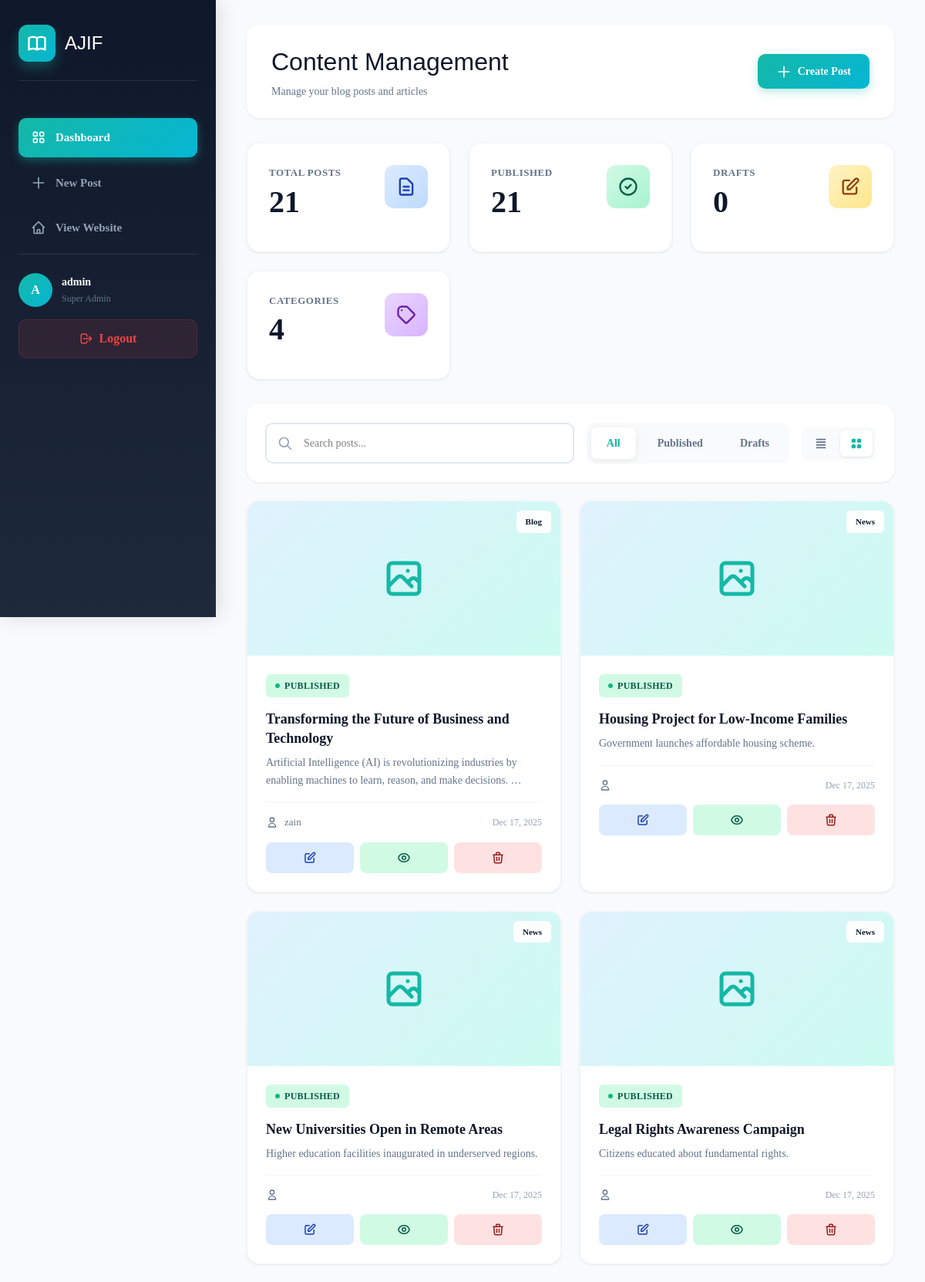
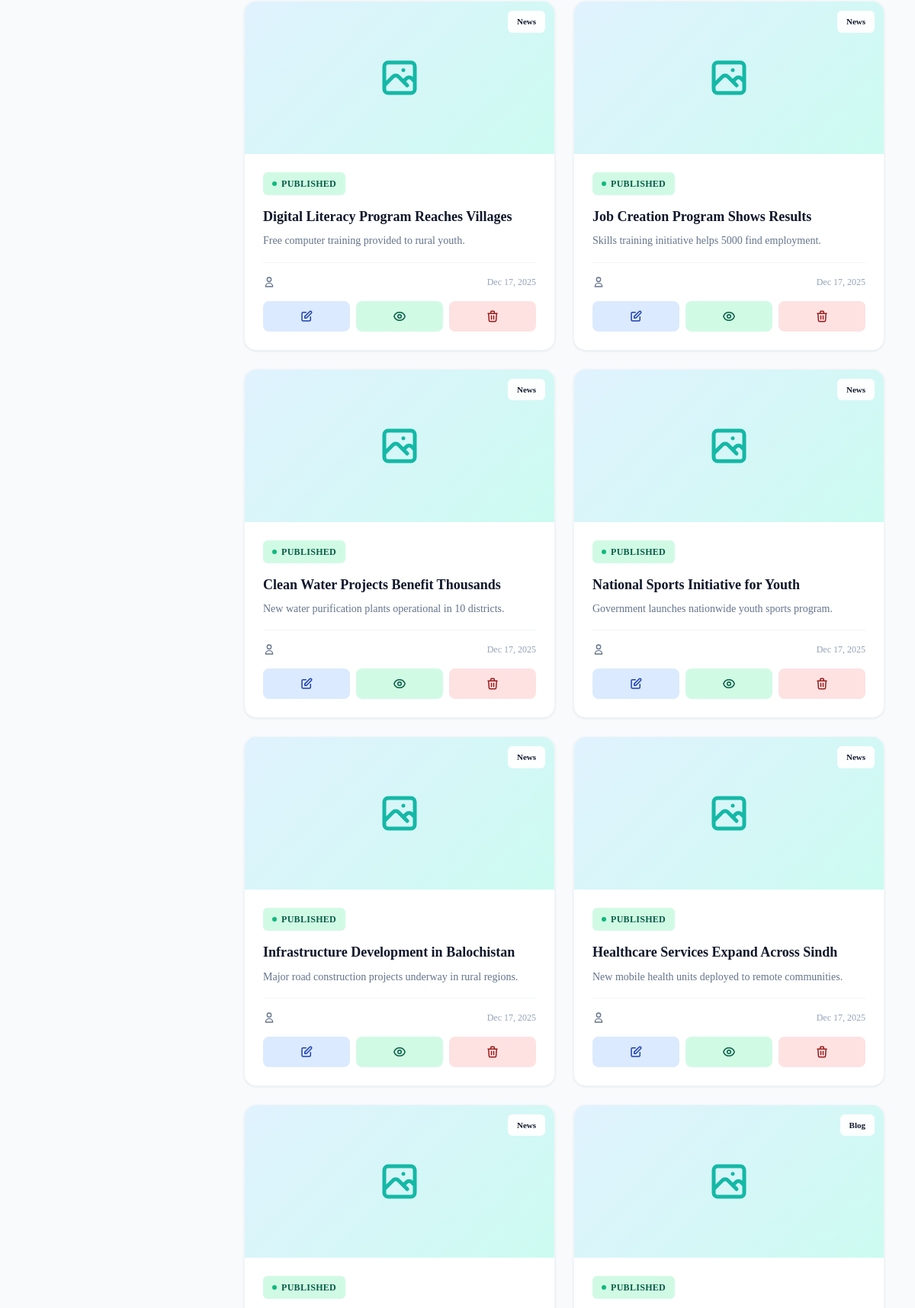
The page /blog-management/ (signed in, upper part) on the database its author committed (2 pictures, top to bottom).
### main/models.py (models this page shows, shortened)
class BlogPost(models.Model):
    STATUS_CHOICES = [
        ('draft', 'Draft'),
        ('published', 'Published'),
        ('archived', 'Archived'),
    ]
    CATEGORY_CHOICES = [
        ('news', 'News'),
        ('blog', 'Blog'),
        ('event', 'Event'),
        ('update', 'Update'),
        ('impact', 'Impact Story'),
    ]
    title = models.CharField(max_length=200)
    slug = models.SlugField(max_length=200, unique=True, blank=True)
    author = models.ForeignKey(User, on_delete=models.SET_NULL, null=True, related_name='blog_posts')
    category = models.CharField(max_length=20, choices=CATEGORY_CHOICES, default='blog')
    excerpt = models.TextField(max_length=500, blank=True, help_text="Short description for previews")
    content = models.TextField()
    featured_image = models.ImageField(upload_to='blog/', null=True, blank=True)
    meta_title = models.CharField(max_length=200, blank=True)
    meta_description = models.TextField(max_length=300, blank=True)
    status = models.CharField(max_length=20, choices=STATUS_CHOICES, default='draft')
    is_featured = models.BooleanField(default=False, help_text="Display on homepage")
    published_date = models.DateTimeField(null=True, blank=True)
    created_at = models.DateTimeField(auto_now_add=True)
    updated_at = models.DateTimeField(auto_now=True)
    view_count = models.IntegerField(default=0)
    class Meta:
        ordering = ['-published_date', '-created_at']

### main/views.py (the view)
# urls.py: path('blog-management/', views.blogmanagement, name='blogmanagement'),
@login_required
def blogmanagement(request):
    if request.user.is_superuser:
        all_posts = BlogPost.objects.all()
    else:
        all_posts = BlogPost.objects.filter(author=request.user)
    status_filter = request.GET.get('status', '')
    if status_filter:
        all_posts = all_posts.filter(status=status_filter)
    all_posts = all_posts.order_by('-created_at')
    context = {
        'posts': all_posts,
        'status_filter': status_filter,
        'is_blog_manager': request.user.groups.filter(name='Blog Manager').exists(),
        'is_superuser': request.user.is_superuser,
    }
    return render(request, 'blogmanagement.html', context)

### templates/blogmanagement.html (shortened to what this page needs)
{% load static %}
<!DOCTYPE html>
<html lang="en">
<head>
    <link rel="stylesheet" href="{% static 'css/output.css' %}">
    <link rel="stylesheet" href="{% static 'assets/fonts/fonts.css' %}">
</head>
<body>
    <aside class="sidebar">
        <div class="sidebar-logo">
            <div class="sidebar-logo-icon">
            </div>
            <h1>AJIF</h1>
        </div>
        <ul class="sidebar-menu">
            <li class="menu-item">
                <a href="{% url 'blogmanagement' %}" class="menu-link active">
                    Dashboard
                </a>
            </li>
            <li class="menu-item">
                <a href="{% url 'blog_create' %}" class="menu-link">
                    <svg class="menu-icon" fill="none" stroke="currentColor" viewBox="0 0 24 24">
                        <path stroke-linecap="round" stroke-linejoin="round" stroke-width="2" d="M12 4v16m8-8H4"/>
                    </svg>
                    New Post
                </a>
            </li>
            <li class="menu-item">
                <a href="{% url 'home' %}" class="menu-link">
                    <svg class="menu-icon" fill="none" stroke="currentColor" viewBox="0 0 24 24">
                        <path stroke-linecap="round" stroke-linejoin="round" stroke-width="2" d="M3 12l2-2m0 0l7-7 7 7M5 10v10a1 1 0 001 1h3m10-11l2 2m-2-2v10a1 1 0 01-1 1h-3m-6 0a1 1 0 001-1v-4a1 1 0 011-1h2a1 1 0 011 1v4a1 1 0 001 1m-6 0h6"/>
                    </svg>
                    View Website
                </a>
            </li>
        </ul>
        <div class="user-card">
            <div class="user-info">
                <div class="user-avatar">
                    {% if user.username %}{{ user.username|slice:":1"|upper }}{% else %}A{% endif %}
                </div>
                <div class="user-details">
                    <h3>{{ user.username|default:"Admin" }}</h3>
                    <p>{% if is_superuser %}Super Admin{% else %}Blog Manager{% endif %}</p>
                </div>
            </div>
            <a href="{% url 'blog_manager_logout' %}" class="logout-btn">
                <svg width="18" height="18" fill="none" stroke="currentColor" viewBox="0 0 24 24">
                    <path stroke-linecap="round" stroke-linejoin="round" stroke-width="2" d="M17 16l4-4m0 0l-4-4m4 4H7m6 4v1a3 3 0 01-3 3H6a3 3 0 01-3-3V7a3 3 0 013-3h4a3 3 0 013 3v1"/>
                </svg>
                Logout
            </a>
        </div>
    </aside>
    <main class="main-content">
        <div class="top-bar fade-in">
            <div class="page-title">
                <h1>Content Management</h1>
                <p>Manage your blog posts and articles</p>
            </div>
            <div class="top-actions">
                <a href="{% url 'blog_create' %}" class="btn-primary">
                    <svg width="20" height="20" fill="none" stroke="currentColor" viewBox="0 0 24 24">
                        <path stroke-linecap="round" stroke-linejoin="round" stroke-width="2" d="M12 4v16m8-8H4"/>
                    </svg>
                    Create Post
                </a>
            </div>
        </div>
        <div class="stats-grid fade-in">
            <div class="stat-card">
                <div class="stat-header">
                    <div>
                        <div class="stat-label">Total Posts</div>
                        <div class="stat-value">{{ posts|length }}</div>
                    </div>
                    <div class="stat-icon blue">
                        <svg width="28" height="28" fill="none" stroke="#1e40af" stroke-width="2" viewBox="0 0 24 24">
                            <path stroke-linecap="round" stroke-linejoin="round" d="M9 12h6m-6 4h6m2 5H7a2 2 0 01-2-2V5a2 2 0 012-2h5.586a1 1 0 01.707.293l5.414 5.414a1 1 0 01.293.707V19a2 2 0 01-2 2z"/>
                        </svg>
                    </div>
                </div>
            </div>
            <div class="stat-card">
                <div class="stat-header">
                    <div>
                        <div class="stat-label">Published</div>
                        <div class="stat-value">{{ posts|length }}</div>
                    </div>
                    <div class="stat-icon green">
                        <svg width="28" height="28" fill="none" stroke="#065f46" stroke-width="2" viewBox="0 0 24 24">
                            <path stroke-linecap="round" stroke-linejoin="round" d="M9 12l2 2 4-4m6 2a9 9 0 11-18 0 9 9 0 0118 0z"/>
                        </svg>
                    </div>
                </div>
            </div>
            <div class="stat-card">
                <div class="stat-header">
                    <div>
                        <div class="stat-label">Drafts</div>
                        <div class="stat-value">0</div>
                    </div>
                    <div class="stat-icon yellow">
                        <svg width="28" height="28" fill="none" stroke="#92400e" stroke-width="2" viewBox="0 0 24 24">
                            <path stroke-linecap="round" stroke-linejoin="round" d="M11 5H6a2 2 0 00-2 2v11a2 2 0 002 2h11a2 2 0 002-2v-5m-1.414-9.414a2 2 0 112.828 2.828L11.828 15H9v-2.828l8.586-8.586z"/>
                        </svg>
                    </div>
                </div>
            </div>
            <div class="stat-card">
                <div class="stat-header">
                    <div>
                        <div class="stat-label">Categories</div>
                        <div class="stat-value">4</div>
                    </div>
                    <div class="stat-icon purple">
                        <svg width="28" height="28" fill="none" stroke="#6b21a8" stroke-width="2" viewBox="0 0 24 24">
                            <path stroke-linecap="round" stroke-linejoin="round" d="M7 7h.01M7 3h5c.512 0 1.024.195 1.414.586l7 7a2 2 0 010 2.828l-7 7a2 2 0 01-2.828 0l-7-7A1.994 1.994 0 013 12V7a4 4 0 014-4z"/>
                        </svg>
                    </div>
                </div>
            </div>
        </div>
        <div class="filter-bar fade-in">
            <div class="filter-row">
                <div class="search-box">
                    <svg class="search-icon" width="20" height="20" fill="none" stroke="currentColor" viewBox="0 0 24 24">
                        <path stroke-linecap="round" stroke-linejoin="round" stroke-width="2" d="M21 21l-6-6m2-5a7 7 0 11-14 0 7 7 0 0114 0z"/>
                    </svg>
                    <input type="text" class="search-input" placeholder="Search posts..." id="searchInput">
                </div>
                <div class="filter-tabs">
                    <a href="{% url 'blogmanagement' %}" class="filter-tab {% if not status_filter %}active{% endif %}">All</a>
                    <a href="?status=published" class="filter-tab {% if status_filter == 'published' %}active{% endif %}">Published</a>
                    <a href="?status=draft" class="filter-tab {% if status_filter == 'draft' %}active{% endif %}">Drafts</a>
                </div>
                <div class="view-switcher">
                    <button class="view-btn" data-view="table" onclick="switchView('table')">
                        <svg width="18" height="18" fill="currentColor" viewBox="0 0 20 20">
                            <path fill-rule="evenodd" d="M3 4a1 1 0 011-1h12a1 1 0 110 2H4a1 1 0 01-1-1zm0 4a1 1 0 011-1h12a1 1 0 110 2H4a1 1 0 01-1-1zm0 4a1 1 0 011-1h12a1 1 0 110 2H4a1 1 0 01-1-1zm0 4a1 1 0 011-1h12a1 1 0 110 2H4a1 1 0 01-1-1z" clip-rule="evenodd"/>
                        </svg>
                    </button>
                    <button class="view-btn active" data-view="grid" onclick="switchView('grid')">
                    </button>
                </div>
            </div>
        </div>
        <div class="posts-grid fade-in" id="gridView">
            {% if posts %}
                {% for post in posts %}
                <div class="post-card" data-title="{{ post.title|lower }}" data-category="{{ post.get_category_display|lower }}">
                    <div class="card-image">
                        {% if post.featured_image %}
                        <img src="{{ post.featured_image.url }}" alt="{{ post.title }}">
                        {% else %}
                        <div style="width: 100%; height: 100%; display: flex; align-items: center; justify-content: center;">
                            <svg width="60" height="60" fill="none" stroke="#14b8a6" stroke-width="2" viewBox="0 0 24 24">
                                <path stroke-linecap="round" stroke-linejoin="round" d="M4 16l4.586-4.586a2 2 0 012.828 0L16 16m-2-2l1.586-1.586a2 2 0 012.828 0L20 14m-6-6h.01M6 20h12a2 2 0 002-2V6a2 2 0 00-2-2H6a2 2 0 00-2 2v12a2 2 0 002 2z"/>
                            </svg>
                        </div>
                        {% endif %}
                        <div class="card-badge">{{ post.get_category_display }}</div>
                    </div>
                    <div class="card-content">
                        <div class="card-header">
                            <span class="badge {% if post.status == 'published' %}published{% else %}draft{% endif %}">
                                {{ post.status }}
                            </span>
                        </div>
                        <h3 class="card-title">{{ post.title }}</h3>
                        <p class="card-excerpt">{{ post.excerpt|default:post.content|truncatewords:15 }}</p>
                        <div class="card-meta">
                            <div class="card-author">
                                <svg width="16" height="16" fill="none" stroke="currentColor" viewBox="0 0 24 24">
                                    <path stroke-linecap="round" stroke-linejoin="round" stroke-width="2" d="M16 7a4 4 0 11-8 0 4 4 0 018 0zM12 14a7 7 0 00-7 7h14a7 7 0 00-7-7z"/>
                                </svg>
                                {{ post.author.username }}
                            </div>
                            <div class="card-date">{{ post.created_at|date:"M d, Y" }}</div>
                        </div>
                        <div class="card-actions">
                            <a href="{% url 'blog_edit' post.pk %}" class="action-btn edit">
                                <svg width="18" height="18" fill="none" stroke="currentColor" viewBox="0 0 24 24">
                                    <path stroke-linecap="round" stroke-linejoin="round" stroke-width="2" d="M11 5H6a2 2 0 00-2 2v11a2 2 0 002 2h11a2 2 0 002-2v-5m-1.414-9.414a2 2 0 112.828 2.828L11.828 15H9v-2.828l8.586-8.586z"/>
                                </svg>
                            </a>
                            {% if post.status == 'published' %}
                            <a href="{% url 'blogpost_detail' post.slug %}" target="_blank" class="action-btn view">
                            </a>
                            {% endif %}
                            {% if is_superuser %}
                            <a href="{% url 'blog_delete' post.pk %}" class="action-btn delete" onclick="return confirm('Are you sure you want to delete this post?')">
                                <svg width="18" height="18" fill="none" stroke="currentColor" viewBox="0 0 24 24">
                                    <path stroke-linecap="round" stroke-linejoin="round" stroke-width="2" d="M19 7l-.867 12.142A2 2 0 0116.138 21H7.862a2 2 0 01-1.995-1.858L5 7m5 4v6m4-6v6m1-10V4a1 1 0 00-1-1h-4a1 1 0 00-1 1v3M4 7h16"/>
                                </svg>
                            </a>
                            {% endif %}
                        </div>
                    </div>
                </div>
                {% endfor %}
            {% endif %}
        </div>
    </main>
</body>
</html>

### rows shown on the page
BlogPost: category "Blog", status "PUBLISHED", title "Transforming the Future of Business and Technology", excerpt "Artificial Intelligence (AI) is revolutionizing industries by enabling machines to learn, reason, and make decisions. …", author.username "zain", created_at "Dec 17, 2025"
BlogPost: category "News", status "PUBLISHED", title "Housing Project for Low-Income Families", excerpt "Government launches affordable housing scheme.", created_at "Dec 17, 2025"
BlogPost: category "News", status "PUBLISHED", title "New Universities Open in Remote Areas", excerpt "Higher education facilities inaugurated in underserved regions.", created_at "Dec 17, 2025"
BlogPost: category "News", status "PUBLISHED", title "Legal Rights Awareness Campaign", excerpt "Citizens educated about fundamental rights.", created_at "Dec 17, 2025"
BlogPost: category "News", status "PUBLISHED", title "Digital Literacy Program Reaches Villages", excerpt "Free computer training provided to rural youth.", created_at "Dec 17, 2025"
BlogPost: category "News", status "PUBLISHED", title "Job Creation Program Shows Results", excerpt "Skills training initiative helps 5000 find employment.", created_at "Dec 17, 2025"
BlogPost: category "News", status "PUBLISHED", title "Clean Water Projects Benefit Thousands", excerpt "New water purification plants operational in 10 districts.", created_at "Dec 17, 2025"
BlogPost: category "News", status "PUBLISHED", title "National Sports Initiative for Youth", excerpt "Government launches nationwide youth sports program.", created_at "Dec 17, 2025"
BlogPost: category "News", status "PUBLISHED", title "Infrastructure Development in Balochistan", excerpt "Major road construction projects underway in rural regions.", created_at "Dec 17, 2025"
BlogPost: category "News", status "PUBLISHED", title "Healthcare Services Expand Across Sindh", excerpt "New mobile health units deployed to remote communities.", created_at "Dec 17, 2025"
BlogPost: category "News", status "PUBLISHED"
BlogPost: category "Blog", status "PUBLISHED"

### other values the page prints
{{ user.username|slice:":1"|upper }} "A"
{{ user.username|default:"Admin" }} "admin"
{{ posts|length }} "21"
